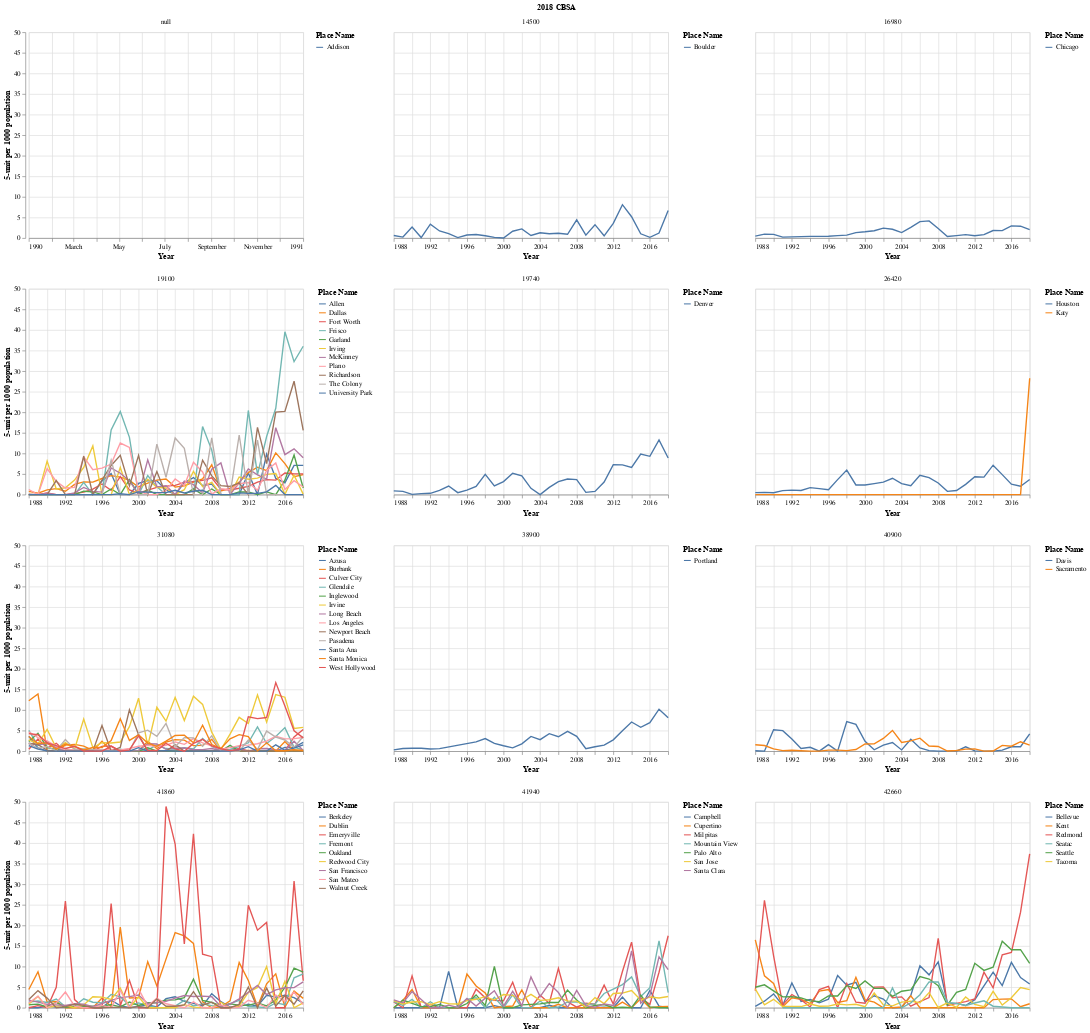

Notebook source saved alongside this figure:
### Code cell
hover = alt.selection_single(
    on='mouseover',
    nearest=True,
    empty='none'
)

plot = alt.Chart(to_plot).mark_line().encode(
    color='Place Name',
    x=alt.X('Year'),
    # y=alt.Y('5+ units Units'),
    y=alt.Y('5-unit per 1000 population'),
)

(
    plot
     .facet('2018 CBSA', columns=3)
     .resolve_legend(color='independent')
     .resolve_scale(color='independent', x='independent')
)

### Figure 1 — Vega-Lite specification as saved in the notebook (floating-point values rounded to 4 significant figures; data arrays with more than 128 entries replaced by an {"elided": "..."} marker saying what was removed)
{"config": {"view": {"continuousWidth": 400, "continuousHeight": 300}}, "data": {"name": "data-9eb99475976f384e4b979a7a89d4de37"}, "facet": {"type": "quantitative", "field": "2018 CBSA"}, "spec": {"mark": "line", "encoding": {"color": {"type": "nominal", "field": "Place Name"}, "x": {"type": "temporal", "field": "Year"}, "y": {"type": "quantitative", "field": "5-unit per 1000 population"}}}, "columns": 3, "resolve": {"legend": {"color": "independent"}, "scale": {"color": "independent", "x": "independent"}}, "$schema": "https://vega.github.io/schema/vega-lite/v4.8.1.json", "datasets": {"data-9eb99475976f384e4b979a7a89d4de37": {"elided": "1669 records"}}}
